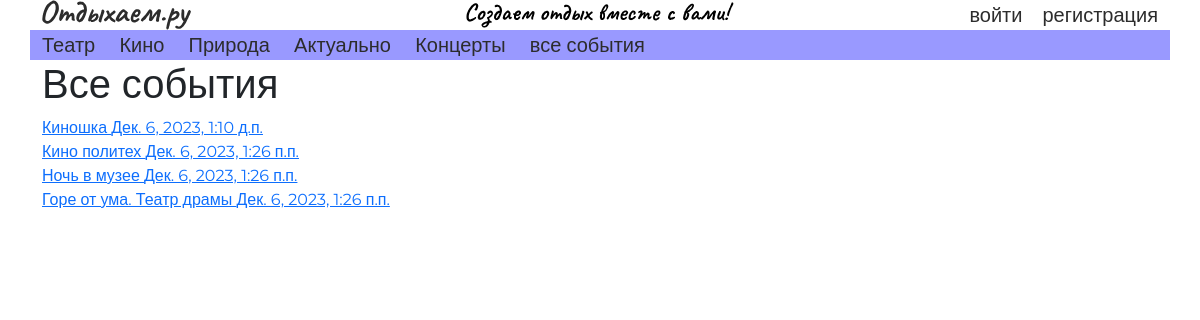
/events/, run on an earlier commit of the app's database.
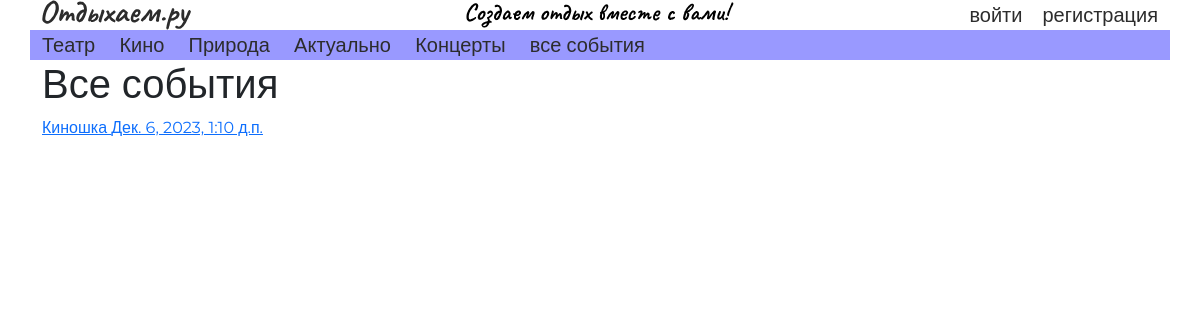
And on a later commit of the database.
### events/models.py (models this page shows, shortened)
class Event(models.Model):
    title = models.CharField('Title', max_length=50, default='')
    anons = models.CharField('Anons', max_length=100, default='')
    date = models.DateTimeField('Date', default=django.utils.timezone.now())
    creator_id = models.ForeignKey('auth.User', models.SET(1))
    category = models.ForeignKey('events.Category', models.SET(1))
    source = models.CharField("Source", max_length=200, default='')
    typeOfEvent = models.ForeignKey('events.TypeOfEvent', models.SET(1))
    image = models.ImageField(upload_to="images", default=None, null=True)

### events/views.py (the view)
# urls.py: path('', views.events_all, name="events_all"),
def events_all(request):
    events = Event.objects.filter(typeOfEvent__name="public")
    return render(request, 'events/events_all.html', {"events": events})

### events/templates/events/events_all.html (shortened to what this page needs)
{% extends 'index.html' %}
{% block body %}
	<h1>Все события</h1>
    {% for event in events %}
            <div class="all-event__item">
                <a href="{% url 'event_detail' event.id %}"> {{ event.title }} {{ event.date }}</a>
            </div>
    {% endfor %}
{% endblock %}

What changed in the data, as far as the page shows it:
no longer on this page (row edited): Event: title "Кино политех", date "Дек. 6, 2023, 1:26 п.п."
removed Event: title "Ночь в музее", date "Дек. 6, 2023, 1:26 п.п."
removed Event: title "Горе от ума. Театр драмы", date "Дек. 6, 2023, 1:26 п.п."
